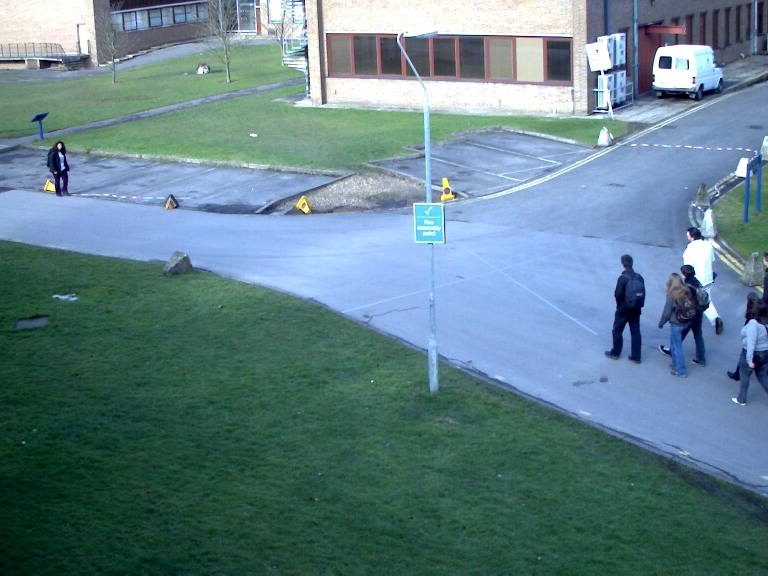
#> input picture View_001/frame_0001.jpg, 768 x 576 px, found by its file name; its folder holds 4 pictures in this run
$ jupyter execute --allow-errors jYE.ipynb
#> lines starting #> are read from the running program, lines starting #| are printed output that depends on the picture
[cell 1]
from IPython.display import clear_output

[cell 2]
import os
import cv2
def load_images_from_folder(folder):
#> called with folder = 'C:/Users/CGH Tompkins/Desktop/View_001'
    images = []
    for filename in os.listdir(folder):
        img = cv2.imread(os.path.join(folder,filename))
#> img is the input picture: shape (576, 768, 3); mean B, G, R 137.3, 129, 97.8
        if img is not None:
            images.append(img)
    return images
folder="C:/Users/CGH Tompkins/Desktop/View_001"
img_list = load_images_from_folder(folder)
from matplotlib import pyplot as plt
cnt = list()
count=0
#> (the rest of this cell did not finish here and is left out)

[cell 3]
import pandas as pd
#> (the rest of this cell did not finish here and is left out)

[cell 4]
for i in cnt:
    if i <= 9 :
        category = category.append({'Category' : 'VL'}, ignore_index=True)
    elif i<=16:
        category = category.append({'Category' : 'L'}, ignore_index=True)
    elif i<=24:
        category = category.append({'Category' : 'M'}, ignore_index=True)
    elif i <=32:
        category = category.append({'Category' : 'H'}, ignore_index=True)
    else:
        category = category.append({'Category' : 'VH'}, ignore_index=True)

#> (a cell that did not finish here is left out)

[cell 6]
cnt

[cell 7]
location = 'C:/Users/CGH Tompkins/Desktop/Resized'
os.chdir(location)

[cell 8]
dim = (40,42)

for i in range(len(img_list)):
    img = img_list[i]
    resized = cv2.resize(img, dim, interpolation = cv2.INTER_AREA)
    filename = 'image_' + str(i) +'.jpg'
    cv2.imwrite(filename, resized)
#> this loop made 4 passes
#> pass 1, `resized = cv2.resize(img, dim, interpolation = cv2.INTER_AREA)`:
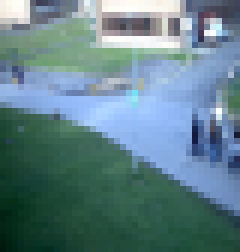
#> resized: shape (42, 40, 3) (shown 6 times larger); mean B, G, R 137.3, 129, 97.8
#> pass 2, `resized = cv2.resize(img, dim, interpolation = cv2.INTER_AREA)`:
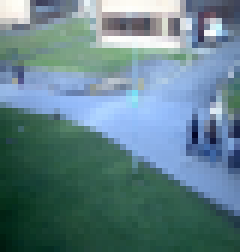
#> resized: shape (42, 40, 3) (shown 6 times larger); mean B, G, R 137.1, 128.9, 97.6
#> pass 3, `resized = cv2.resize(img, dim, interpolation = cv2.INTER_AREA)`:
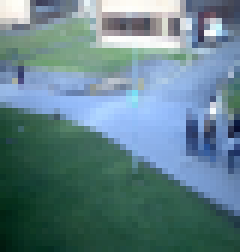
#> resized: shape (42, 40, 3) (shown 6 times larger); mean B, G, R 137.1, 128.9, 97.7
#> after the loop:
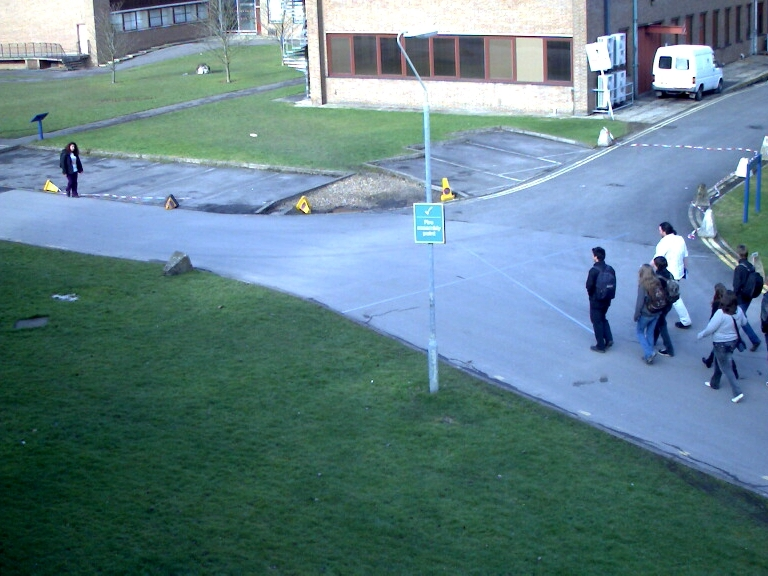
#> img: shape (576, 768, 3); mean B, G, R 137, 128.8, 97.6
